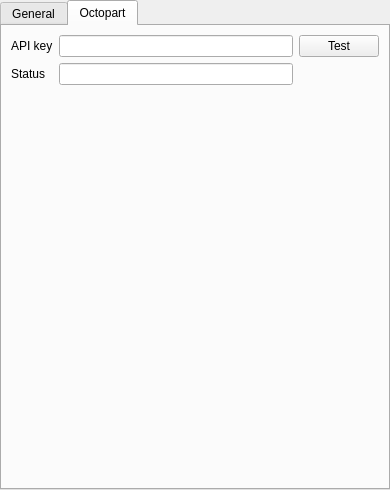
<?xml version="1.0" encoding="UTF-8"?>
<ui version="4.0">
 <class>Frame</class>
 <widget class="QFrame" name="Frame">
  <property name="geometry">
   <rect>
    <x>0</x>
    <y>0</y>
    <width>390</width>
    <height>490</height>
   </rect>
  </property>
  <property name="windowTitle">
   <string>Frame</string>
  </property>
  <layout class="QHBoxLayout" name="horizontalLayout">
   <property name="spacing">
    <number>0</number>
   </property>
   <property name="leftMargin">
    <number>0</number>
   </property>
   <property name="topMargin">
    <number>0</number>
   </property>
   <property name="rightMargin">
    <number>0</number>
   </property>
   <property name="bottomMargin">
    <number>0</number>
   </property>
   <item>
    <widget class="QTabWidget" name="tabWidget">
     <property name="currentIndex">
      <number>1</number>
     </property>
     <widget class="QWidget" name="tabGeneral">
      <attribute name="title">
       <string>General</string>
      </attribute>
     </widget>
     <widget class="QWidget" name="tab_2">
      <attribute name="title">
       <string>Octopart</string>
      </attribute>
      <layout class="QVBoxLayout" name="verticalLayout">
       <item>
        <layout class="QGridLayout" name="gridLayout">
         <item row="0" column="1">
          <widget class="QLineEdit" name="lineEdit"/>
         </item>
         <item row="0" column="0">
          <widget class="QLabel" name="label">
           <property name="text">
            <string>API key</string>
           </property>
          </widget>
         </item>
         <item row="1" column="0">
          <widget class="QLabel" name="label_2">
           <property name="text">
            <string>Status</string>
           </property>
          </widget>
         </item>
         <item row="0" column="2">
          <widget class="QPushButton" name="pushButton">
           <property name="text">
            <string>Test</string>
           </property>
          </widget>
         </item>
         <item row="1" column="1">
          <widget class="QLineEdit" name="lineEdit_2">
           <property name="readOnly">
            <bool>true</bool>
           </property>
          </widget>
         </item>
        </layout>
       </item>
       <item>
        <spacer name="verticalSpacer">
         <property name="orientation">
          <enum>Qt::Vertical</enum>
         </property>
         <property name="sizeHint" stdset="0">
          <size>
           <width>20</width>
           <height>387</height>
          </size>
         </property>
        </spacer>
       </item>
      </layout>
     </widget>
    </widget>
   </item>
  </layout>
 </widget>
 <resources/>
 <connections/>
</ui>
